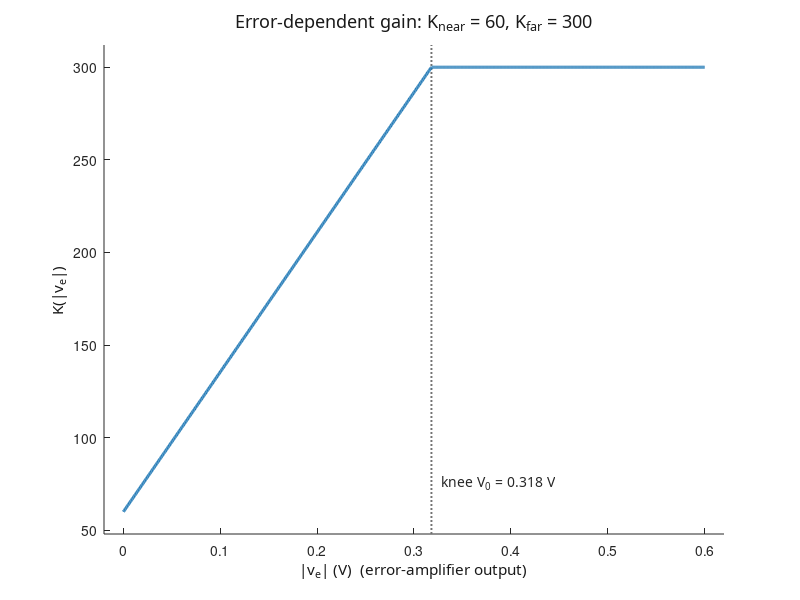

This figure's MATLAB source: (Note: this script raises an error after producing the figure.)
% =========================================================================
% figure6_error_dependent_gain.m
% 
% Report Reference:
% Section 8: "Nonlinear gain scheduling" (Section 8.1, Figure 6)
% Error-dependent gain function K(|ve|):
%   K(|ve|) = Knear + (Kfar - Knear) * min(|ve| / V0, 1)
% Parameters:
%   Knear = 60, Kfar = 300, V0 = 0.318 V (initial error of a 1 V step)
% =========================================================================

clear; clc; close all;

% 1. Gain Scheduling Parameters (Section 8.1)
Knear = 60;                    % Gain near target (smooth arrival, low overshoot)
Kfar  = 300;                   % Gain far from target (fast rise / quick response)
V0    = 0.318;                 % Knee voltage (V) = initial error for 1 V step

% 2. Error Voltage Vector |ve|
ve = linspace(0, 0.6, 1000);
K_ve = Knear + (Kfar - Knear) * min(ve / V0, 1);

% 3. Create Figure Window
fig = figure('Color', 'w', 'Position', [150, 150, 720, 390]);
ax  = axes('Parent', fig);
hold(ax, 'on');

% 4. Plot Knee Vertical Dotted Line
plot(ax, [V0, V0], [48, 312], ':', 'Color', [0.45, 0.45, 0.45], ...
     'LineWidth', 1.4, 'HandleVisibility', 'off');

% Text annotation for the knee
text(ax, V0 + 0.01, 72, 'knee V_0 = 0.318 V', ...
     'FontName', 'CMU Serif', 'FontSize', 10, 'Color', [0.15, 0.15, 0.15], ...
     'VerticalAlignment', 'bottom');

% 5. Plot Error-Dependent Gain Curve
plot(ax, ve, K_ve, '-', 'LineWidth', 2.2, 'Color', [0.12, 0.47, 0.71]);

% 6. Title and Axis Labels
title(ax, 'Error-dependent gain: K_{near} = 60, K_{far} = 300', ...
      'FontName', 'CMU Serif', 'FontSize', 13, 'FontWeight', 'normal', 'Color', [0.1, 0.1, 0.1]);
xlabel(ax, '|v_e| (V)  (error-amplifier output)', ...
       'FontName', 'CMU Serif', 'FontSize', 11, 'Color', [0.1, 0.1, 0.1]);
ylabel(ax, 'K(|v_e|)', ...
       'FontName', 'CMU Serif', 'FontSize', 11, 'Color', [0.1, 0.1, 0.1]);

% 7. Axis Limits and Ticks
xlim(ax, [-0.02, 0.62]);
ylim(ax, [48, 312]);
xticks(ax, 0.0:0.1:0.6);
yticks(ax, 50:50:300);
xtickformat(ax, '%.1f');

% 8. Styling: Box off, outward ticks, soft grid, CMU Serif font
box(ax, 'off');
grid(ax, 'on');
set(ax, 'Color', 'w', ...
        'TickDir', 'out', ...
        'FontName', 'CMU Serif', ...
        'FontSize', 11, ...
        'XColor', [0.2, 0.2, 0.2], ...
        'YColor', [0.2, 0.2, 0.2], ...
        'GridColor', [0.88, 0.88, 0.88], ...
        'GridAlpha', 0.8, ...
        'LineWidth', 1.0);

% 9. Save High-Resolution Figure to figures/ directory
scriptDir = fileparts(mfilename('fullpath'));
figDir    = fullfile(scriptDir, '..', 'figures');
if ~exist(figDir, 'dir'), mkdir(figDir); end
figPath = fullfile(figDir, 'figure6_error_dependent_gain.png');

try
    exportgraphics(fig, figPath, 'Resolution', 300, 'BackgroundColor', 'white');
catch
    pause(0.5);
    exportgraphics(fig, figPath, 'Resolution', 300, 'BackgroundColor', 'white');
end
fprintf('Figure 6 saved successfully to %s\n', figPath);
